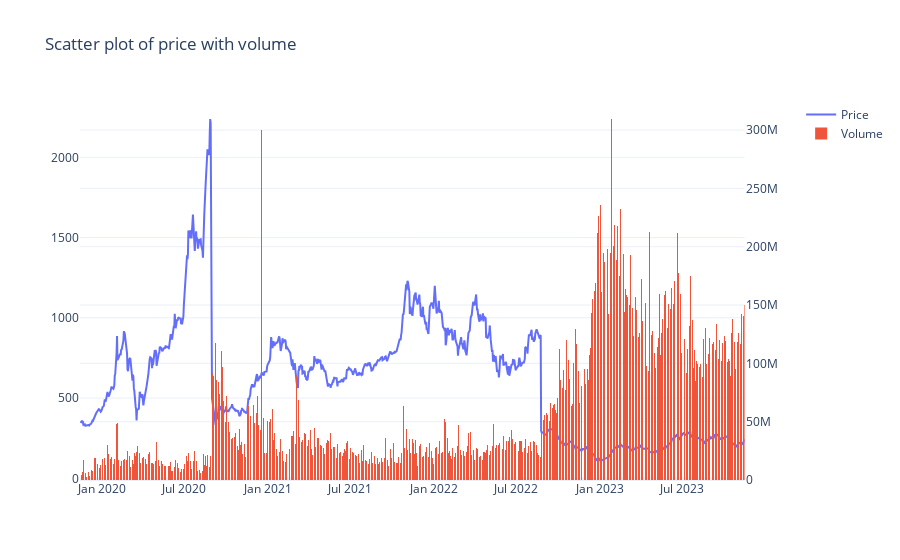

Write notebook code for a chart like this one.
### Code cell
pvPlot = make_subplots(specs=[[{"secondary_y": True}]])
pvPlot.add_trace(
    go.Scatter(x=dataTSLA.index, y=dataTSLA["close"], name="Price"), secondary_y=False
)
pvPlot.add_trace(
    go.Bar(x=dataTSLA.index, y=dataTSLA["volume"], name="Volume"), secondary_y=True
)
pvPlot.update_traces(marker_line_width=0, selector=dict(type="bar"))
# marker_color="#316395"
pvPlot.update_layout(
    title="Scatter plot of price with volume",
    bargap=0,
    bargroupgap=0,
)
pvPlot.show()

### Figure 1 — Plotly figure (JSON) as saved in the notebook; plotly's stock layout.template omitted (floating-point values rounded to 4 significant figures; data arrays with more than 128 entries replaced by an {"elided": "..."} marker saying what was removed)
{"data": [{"name": "Price", "type": "scatter", "x": {"elided": "1007 str values"}, "xaxis": "x", "y": {"elided": "1007 float values"}, "yaxis": "y"}, {"marker": {"line": {"width": 0}}, "name": "Volume", "type": "bar", "x": {"elided": "1007 str values"}, "xaxis": "x", "y": {"elided": "1007 int values"}, "yaxis": "y2"}], "layout": {"bargap": 0, "bargroupgap": 0, "title": {"text": "Scatter plot of price with volume"}, "xaxis": {"anchor": "y", "domain": [0, 0.94]}, "yaxis": {"anchor": "x", "domain": [0, 1]}, "yaxis2": {"anchor": "x", "overlaying": "y", "side": "right"}}}
